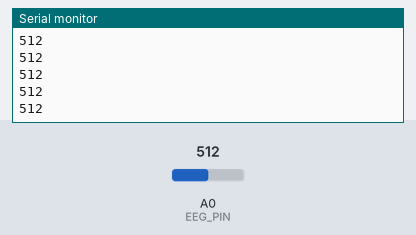
A sketch run on a simulated Arduino Zero (SAMD21). Parts: the last lines printed to the serial monitor. The test bench sets the inputs (shaded band); at power-on: A0 (EEG_PIN) = 512 (analog values on the 0–1023 scale).

Above: at 1.2 s.
1.3 s: A0 (EEG_PIN) set to 716
At 2.2 s:
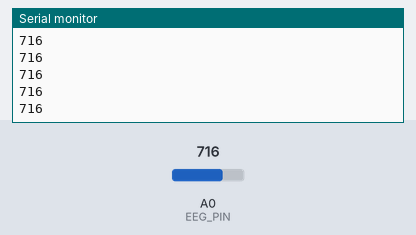
2.8 s: A0 (EEG_PIN) set to 900
At 3.6 s:
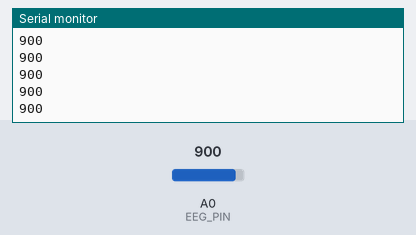
Timing chart, 0 to 5.8 s (numbered marks = the images above; inputs shaded):
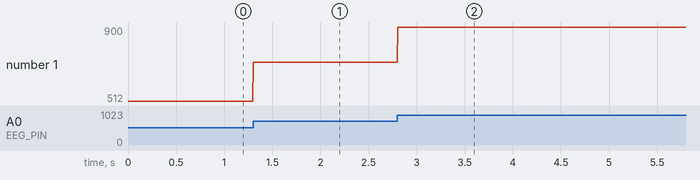

Measured:
- after the input at 1.3 s, the serial monitor: prints a new line at once (image 1)
- after the input at 2.8 s, the serial monitor: prints a new line at once (image 2)
- plotted number 1: 512 → 716 after the input at 1.3 s, 716 → 900 after the input at 2.8 s

The sketch:

arduino_eeg_reader.ino
```cpp
/*
  arduino_eeg_reader.ino

  Reads the BioAmp EXG Pill's analog output and streams raw ADC values
  over serial, one integer per line, paced at 250Hz -- exactly the format
  eeg_source.py's ArduinoEEGSource expects:

      523
      527
      519
      530
      ...

  Wiring: BioAmp signal output -> Arduino A0
          BioAmp GND -> Arduino GND
          BioAmp VCC -> Arduino 5V (or 3.3V, check your board's pinout)

  Set config.ARDUINO_BAUD_RATE to match BAUD_RATE below (115200 by default
  on the Python side already).
*/

const int EEG_PIN = A0;
const unsigned long SAMPLE_RATE_HZ = 250;
const unsigned long SAMPLE_INTERVAL_US = 1000000UL / SAMPLE_RATE_HZ;  // 4000us
const long BAUD_RATE = 115200;

unsigned long lastSampleTime = 0;

void setup() {
  Serial.begin(BAUD_RATE);
  analogReadResolution(10);  // no-op on boards without this call (e.g. Uno); safe to leave in
}

void loop() {
  unsigned long now = micros();

  // micros() wraps around after ~70 minutes -- this subtraction is
  // unsigned-safe across that wraparound, unlike a plain now > next check
  if (now - lastSampleTime >= SAMPLE_INTERVAL_US) {
    lastSampleTime = now;
    int value = analogRead(EEG_PIN);
    Serial.println(value);
  }
}
```
